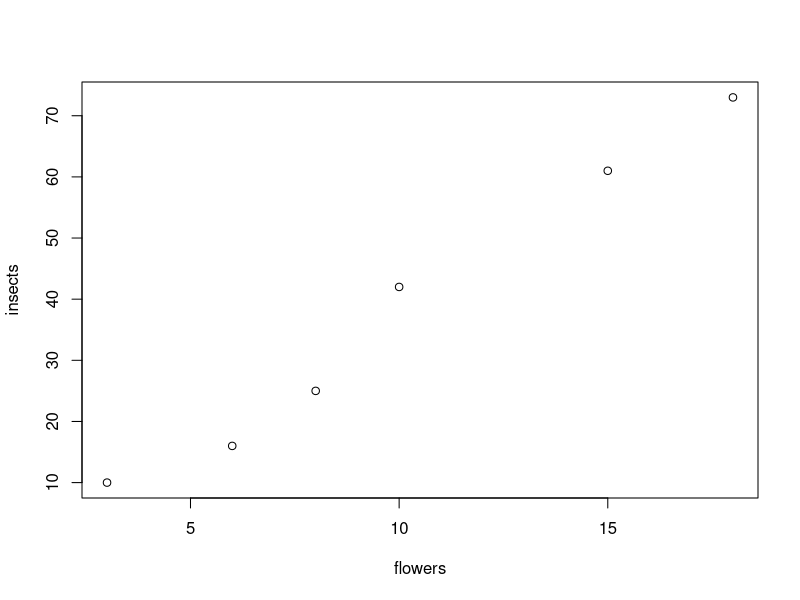
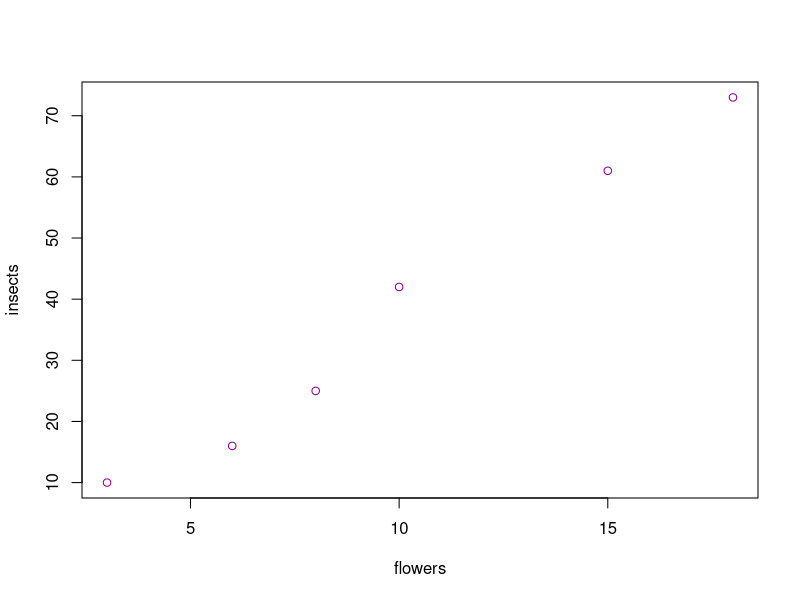
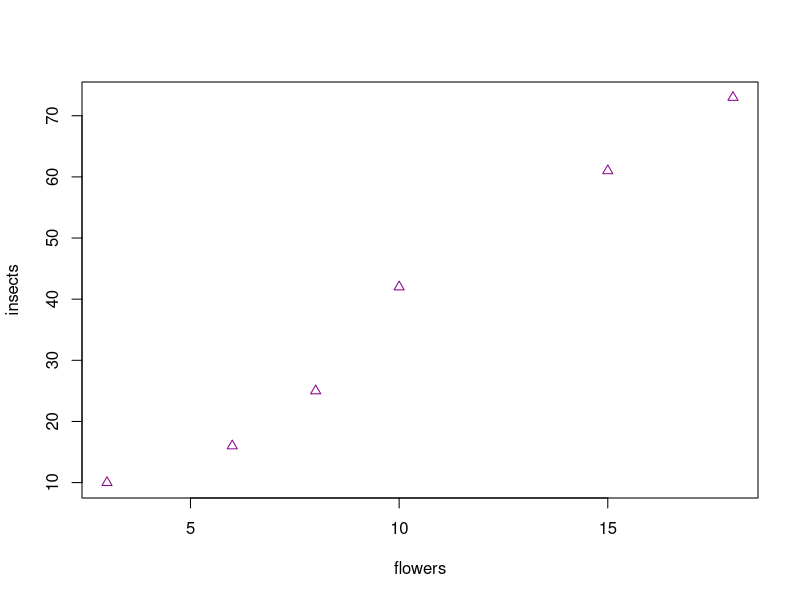
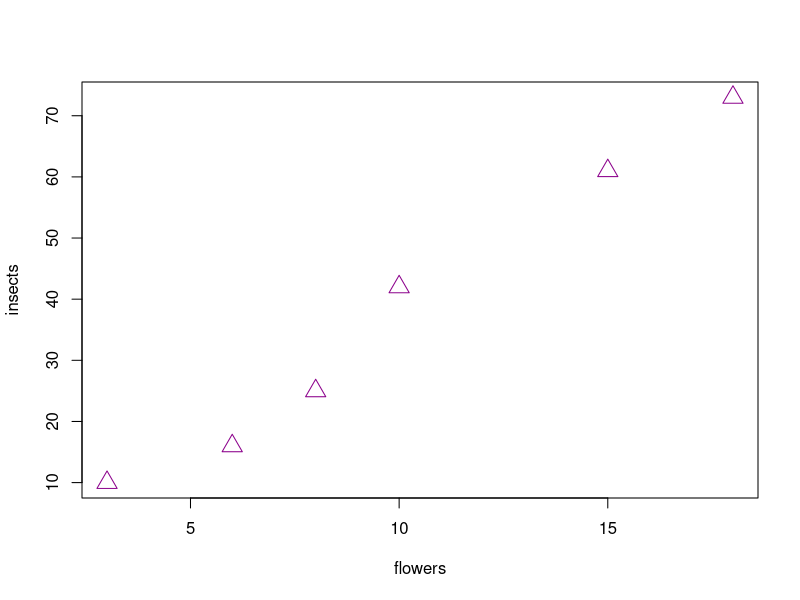

The R source for these figures, in order:
#Prima lezione di telerilevamento
#Impariamo ad usare R
#Per prima cosa associamo una funzione (molitplicazione) ad un oggetto (lettera)
a <- 6*7
b <- 5*8

(6*7)+(5*8) #il risultato è 82, ma possiamo esprimere quest'operazione anche in un altro modo
a+b #esprimiamo la stessa operazione di prima, quindi il risultato è sempre 82

#Arrays o vettori, sono serie di oggetti 
#attraverso la funzione concatenate creiamo un vettore 
#assegniamo sempre alla funzione un oggetto, flowers in questo caso

flowers <- c(3, 6, 8, 10, 15, 18) #se non avessi usato la fuznione c(), R avrebbe assegnato all'oggeto flowers solo il primo numero
flowers

insects <- c(10,  16, 25, 42, 61, 73)
insects

plot (flowers, insects)

#changing plot paramet

#color

plot (flowers, insects, col= "darkmagenta")

#symbols
plot (flowers, insects, col= "darkmagenta", pch= 24)

#symbol dimensions
plot (flowers, insects, col= "darkmagenta", pch= 24, cex= 2)


